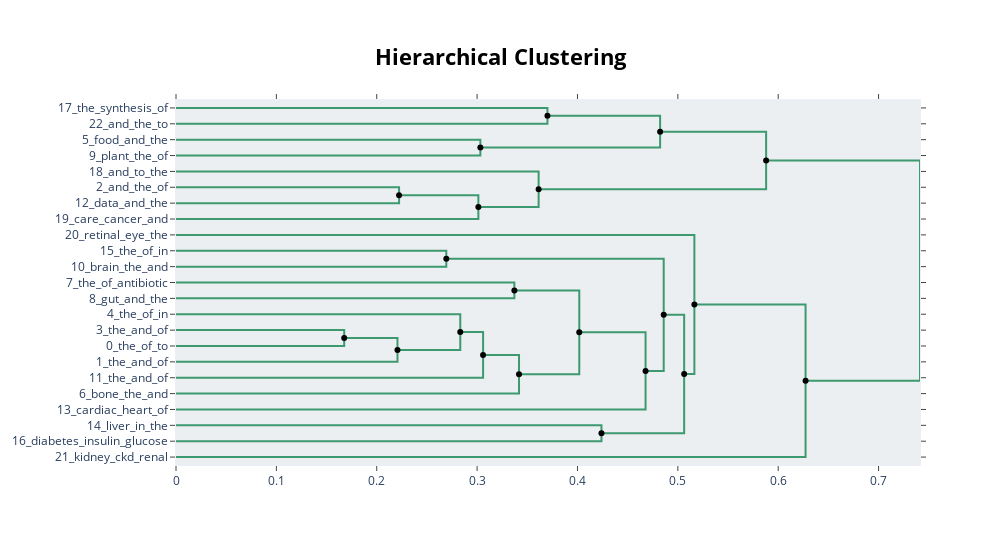

Source (notebook cell):
### Code cell
topic_model.visualize_hierarchy(hierarchical_topics=hierarchical_topics)

### Figure 1 — Plotly figure (JSON) as saved in the notebook; plotly's stock layout.template omitted (floating-point values rounded to 4 significant figures)
{"data": [{"hoverinfo": "text", "marker": {"color": "rgb(61,153,112)"}, "mode": "lines", "text": ["the_synthesis_of_chiral_to", "", "", "and_the_to_of_pharmaceutical"], "type": "scatter", "x": [0.0, 0.3701, 0.3701, 0.0], "xaxis": "x", "y": [-5.0, -5.0, -15.0, -15.0], "yaxis": "y"}, {"hoverinfo": "text", "marker": {"color": "rgb(61,153,112)"}, "mode": "lines", "text": ["food_and_the_of_to", "", "", "plant_the_of_and_to"], "type": "scatter", "x": [0.0, 0.3032, 0.3032, 0.0], "xaxis": "x", "y": [-25.0, -25.0, -35.0, -35.0], "yaxis": "y"}, {"hoverinfo": "text", "marker": {"color": "rgb(61,153,112)"}, "mode": "lines", "text": ["the_of_and_to_for", "", "", "and_food_the_of_to"], "type": "scatter", "x": [0.3701, 0.4824, 0.4824, 0.3032], "xaxis": "x", "y": [-10.0, -10.0, -30.0, -30.0], "yaxis": "y"}, {"hoverinfo": "text", "marker": {"color": "rgb(61,153,112)"}, "mode": "lines", "text": ["and_the_of_to_in", "", "", "data_and_the_of_to"], "type": "scatter", "x": [0.0, 0.2223, 0.2223, 0.0], "xaxis": "x", "y": [-55.0, -55.0, -65.0, -65.0], "yaxis": "y"}, {"hoverinfo": "text", "marker": {"color": "rgb(61,153,112)"}, "mode": "lines", "text": ["and_the_of_to_in", "", "", "care_cancer_and_patients_of"], "type": "scatter", "x": [0.2223, 0.3013, 0.3013, 0.0], "xaxis": "x", "y": [-60.0, -60.0, -75.0, -75.0], "yaxis": "y"}, {"hoverinfo": "text", "marker": {"color": "rgb(61,153,112)"}, "mode": "lines", "text": ["and_to_the_of_will", "", "", "and_the_of_to_in"], "type": "scatter", "x": [0.0, 0.3613, 0.3613, 0.3013], "xaxis": "x", "y": [-45.0, -45.0, -67.5, -67.5], "yaxis": "y"}, {"hoverinfo": "text", "marker": {"color": "rgb(61,153,112)"}, "mode": "lines", "text": ["and_the_of_to_food", "", "", "and_the_of_to_in"], "type": "scatter", "x": [0.4824, 0.588, 0.588, 0.3613], "xaxis": "x", "y": [-20.0, -20.0, -56.25, -56.25], "yaxis": "y"}, {"hoverinfo": "text", "marker": {"color": "rgb(61,153,112)"}, "mode": "lines", "text": ["the_of_in_and_to", "", "", "brain_the_and_of_to"], "type": "scatter", "x": [0.0, 0.2693, 0.2693, 0.0], "xaxis": "x", "y": [-95.0, -95.0, -105.0, -105.0], "yaxis": "y"}, {"hoverinfo": "text", "marker": {"color": "rgb(61,153,112)"}, "mode": "lines", "text": ["the_of_antibiotic_and_to", "", "", "gut_and_the_of_in"], "type": "scatter", "x": [0.0, 0.3371, 0.3371, 0.0], "xaxis": "x", "y": [-115.0, -115.0, -125.0, -125.0], "yaxis": "y"}, {"hoverinfo": "text", "marker": {"color": "rgb(61,153,112)"}, "mode": "lines", "text": ["the_and_of_to_for", "", "", "the_of_to_and_in"], "type": "scatter", "x": [0.0, 0.1676, 0.1676, 0.0], "xaxis": "x", "y": [-145.0, -145.0, -155.0, -155.0], "yaxis": "y"}, {"hoverinfo": "text", "marker": {"color": "rgb(61,153,112)"}, "mode": "lines", "text": ["the_of_and_to_in", "", "", "the_and_of_to_in"], "type": "scatter", "x": [0.1676, 0.2207, 0.2207, 0.0], "xaxis": "x", "y": [-150.0, -150.0, -165.0, -165.0], "yaxis": "y"}, {"hoverinfo": "text", "marker": {"color": "rgb(61,153,112)"}, "mode": "lines", "text": ["the_of_in_ad_and", "", "", "the_of_and_to_in"], "type": "scatter", "x": [0.0, 0.2832, 0.2832, 0.2207], "xaxis": "x", "y": [-135.0, -135.0, -157.5, -157.5], "yaxis": "y"}, {"hoverinfo": "text", "marker": {"color": "rgb(61,153,112)"}, "mode": "lines", "text": ["the_of_and_to_in", "", "", "the_and_of_to_in"], "type": "scatter", "x": [0.2832, 0.306, 0.306, 0.0], "xaxis": "x", "y": [-146.2, -146.2, -175.0, -175.0], "yaxis": "y"}, {"hoverinfo": "text", "marker": {"color": "rgb(61,153,112)"}, "mode": "lines", "text": ["the_of_and_to_in", "", "", "bone_the_and_of_to"], "type": "scatter", "x": [0.306, 0.3418, 0.3418, 0.0], "xaxis": "x", "y": [-160.6, -160.6, -185.0, -185.0], "yaxis": "y"}, {"hoverinfo": "text", "marker": {"color": "rgb(61,153,112)"}, "mode": "lines", "text": ["the_and_of_to_in", "", "", "the_of_and_to_in"], "type": "scatter", "x": [0.3371, 0.4018, 0.4018, 0.3418], "xaxis": "x", "y": [-120.0, -120.0, -172.8, -172.8], "yaxis": "y"}, {"hoverinfo": "text", "marker": {"color": "rgb(61,153,112)"}, "mode": "lines", "text": ["the_of_and_to_in", "", "", "cardiac_heart_of_the_and"], "type": "scatter", "x": [0.4018, 0.4679, 0.4679, 0.0], "xaxis": "x", "y": [-146.4, -146.4, -195.0, -195.0], "yaxis": "y"}, {"hoverinfo": "text", "marker": {"color": "rgb(61,153,112)"}, "mode": "lines", "text": ["brain_the_of_and_to", "", "", "the_of_and_to_in"], "type": "scatter", "x": [0.2693, 0.4859, 0.4859, 0.4679], "xaxis": "x", "y": [-100.0, -100.0, -170.7, -170.7], "yaxis": "y"}, {"hoverinfo": "text", "marker": {"color": "rgb(61,153,112)"}, "mode": "lines", "text": ["liver_in_the_and_metabolic", "", "", "diabetes_insulin_glucose_the_of"], "type": "scatter", "x": [0.0, 0.4239, 0.4239, 0.0], "xaxis": "x", "y": [-205.0, -205.0, -215.0, -215.0], "yaxis": "y"}, {"hoverinfo": "text", "marker": {"color": "rgb(61,153,112)"}, "mode": "lines", "text": ["the_of_and_to_in", "", "", "liver_the_and_of_in"], "type": "scatter", "x": [0.4859, 0.5063, 0.5063, 0.4239], "xaxis": "x", "y": [-135.4, -135.4, -210.0, -210.0], "yaxis": "y"}, {"hoverinfo": "text", "marker": {"color": "rgb(61,153,112)"}, "mode": "lines", "text": ["retinal_eye_the_retina_of", "", "", "the_of_and_to_in"], "type": "scatter", "x": [0.0, 0.5165, 0.5165, 0.5063], "xaxis": "x", "y": [-85.0, -85.0, -172.7, -172.7], "yaxis": "y"}, {"hoverinfo": "text", "marker": {"color": "rgb(61,153,112)"}, "mode": "lines", "text": ["the_of_and_to_in", "", "", "kidney_ckd_renal_of_and"], "type": "scatter", "x": [0.5165, 0.6273, 0.6273, 0.0], "xaxis": "x", "y": [-128.8, -128.8, -225.0, -225.0], "yaxis": "y"}, {"hoverinfo": "text", "marker": {"color": "rgb(61,153,112)"}, "mode": "lines", "text": ["and_the_of_to_in", "", "", "the_of_and_to_in"], "type": "scatter", "x": [0.588, 0.7413, 0.7413, 0.6273], "xaxis": "x", "y": [-38.12, -38.12, -176.9, -176.9], "yaxis": "y"}, {"hoverinfo": "text", "hovertext": ["the_of_and_to_for", "and_the_of_to_in", "and_the_of_to_food", "the_of_and_to_in", "the_of_and_to_in", "the_of_and_to_in", "the_and_of_to_in", "the_of_and_to_in", "brain_the_of_and_to", "the_of_and_to_in", "the_of_and_to_in", "and_the_of_to_in"], "marker": {"color": "black"}, "mode": "markers", "showlegend": false, "type": "scatter", "x": [0.3701, 0.2223, 0.4824, 0.1676, 0.2832, 0.306, 0.3371, 0.4018, 0.2693, 0.4859, 0.5165, 0.588], "y": [-10, -60, -20, -150, -146.2, -160.6, -120, -146.4, -100, -135.4, -128.8, -38.12]}, {"hoverinfo": "text", "hovertext": ["and_food_the_of_to", "and_the_of_to_in", "and_the_of_to_in", "the_of_and_to_in", "the_of_and_to_in", "the_of_and_to_in", "liver_the_and_of_in", "the_of_and_to_in", "the_of_and_to_in"], "marker": {"color": "black"}, "mode": "markers", "showlegend": false, "type": "scatter", "x": [0.3032, 0.3013, 0.3613, 0.2207, 0.3418, 0.4679, 0.4239, 0.5063, 0.6273], "y": [-30, -67.5, -56.25, -157.5, -172.8, -170.7, -210, -172.7, -176.9]}], "layout": {"autosize": false, "height": 545, "hoverlabel": {"bgcolor": "white", "font": {"family": "Rockwell", "size": 16}}, "hovermode": "closest", "plot_bgcolor": "#ECEFF1", "showlegend": false, "title": {"font": {"color": "Black", "size": 22}, "text": "<b>Hierarchical Clustering</b>", "x": 0.5, "xanchor": "center", "yanchor": "top"}, "width": 1000, "xaxis": {"mirror": "allticks", "rangemode": "tozero", "showgrid": false, "showline": true, "showticklabels": true, "ticks": "outside", "type": "linear", "zeroline": false}, "yaxis": {"mirror": "allticks", "range": [-230, 0], "rangemode": "tozero", "showgrid": false, "showline": true, "showticklabels": true, "tickmode": "array", "ticks": "outside", "ticktext": ["17_the_synthesis_of", "22_and_the_to", "5_food_and_the", "9_plant_the_of", "18_and_to_the", "2_and_the_of", "12_data_and_the", "19_care_cancer_and", "20_retinal_eye_the", "15_the_of_in", "10_brain_the_and", "7_the_of_antibiotic", "8_gut_and_the", "4_the_of_in", "3_the_and_of", "0_the_of_to", "1_the_and_of", "11_the_and_of", "6_bone_the_and", "13_cardiac_heart_of", "14_liver_in_the", "16_diabetes_insulin_glucose", "21_kidney_ckd_renal"], "tickvals": [-5, -15, -25, -35, -45, -55, -65, -75, -85, -95, -105, -115, -125, -135, -145, -155, -165, -175, -185, -195, -205, -215, -225], "type": "linear", "zeroline": false}}}
